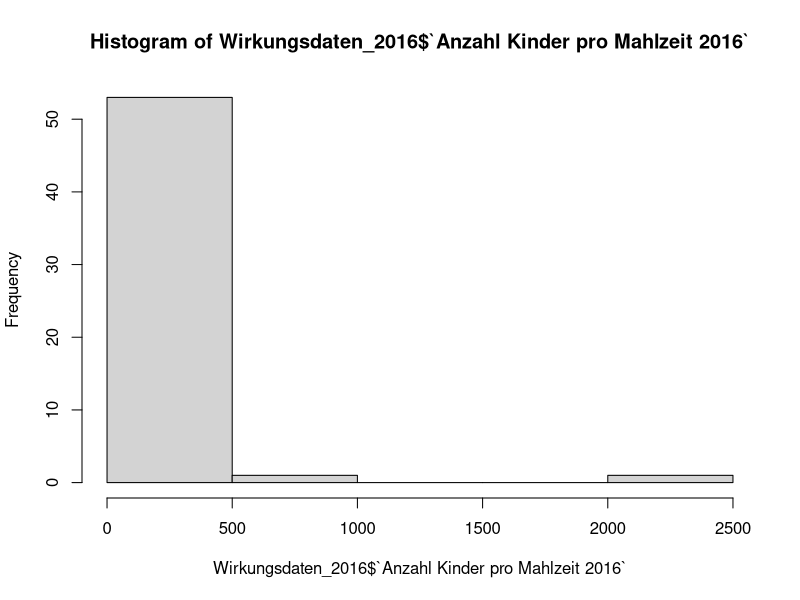

This chart was generated by the following R code:
# PaRE3To-Projekt

# 1. Herunterladen der Daten ----------------------------------------------

library(readxl)
library(dplyr)
library(tidyverse)

### Daten 2016

Wirkungsdaten_2016 <- read_excel("./ANALYSIS/DATA/CHILDREN Wirkungsdaten_VERTRAULICH_final.xlsx",
                                 sheet = "2016")
View(Wirkungsdaten_2016)

# Löschen von Spalten ohne Inhalt

Wirkungsdaten_2016$Entdeckerfonds <- NULL


# 2. Bearbeitung der Daten ------------------------------------------------




# 3. Analyse der Daten ----------------------------------------------------

library(ggplot2)

# Histogramm

hist(Wirkungsdaten_2016$`Anzahl Kinder pro Mahlzeit 2016`)